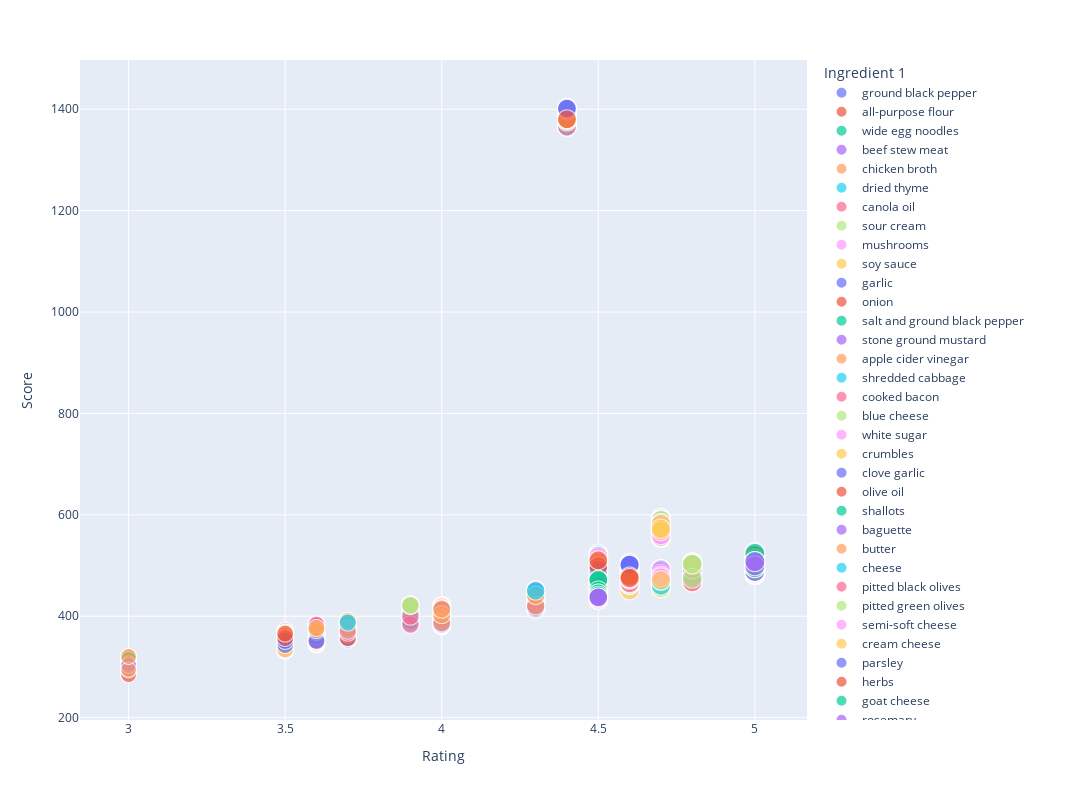

Notebook cell for this chart:
### Code cell
fig = px.scatter(masterframe, x="Rating", y="Score", size = "Rating", color="Ingredient 1", hover_data=['Ingredient 1', 'Ingredient 2'], width=1200, height=800)
fig.show()
